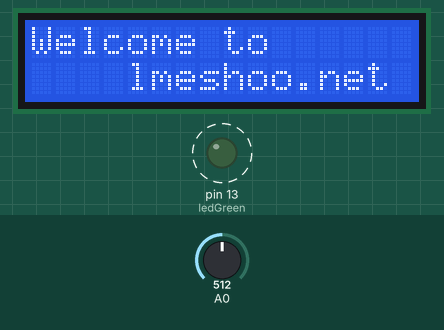
A sketch run on a simulated Arduino Uno, built with avr-gcc and run on an emulated ATmega328P. Parts: 16×2 character LCD, output pins drawn as LEDs (lit = HIGH). Dashed ring = blinking. Inputs (shaded band) come from the test bench; at power-on: A0 = 512. Pins used as bus, display or sensor lines are not drawn; what the sketch prints to the serial monitor is not drawn.

Above: at 2.8 s.
Timing chart, 0 to 130.0 s (numbered marks = the images above):
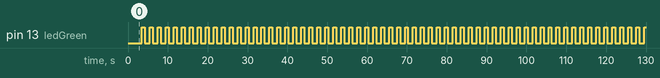

The sketch:

sketch_dec15b.ino
```cpp
// Lini Mestar

// Libraries
#include <LiquidCrystal.h>

unsigned  ledRed = 12;
unsigned ledGreen = 13;
unsigned counter = -1;  // or int
unsigned Byte = 33;

//LCD Setup
LiquidCrystal lcd(12, 11, 5, 4, 3, 2);

void setup(){
   lcd.begin(16, 2);
   pinMode(ledRed,OUTPUT);    // Sets pin12 as an output
   pinMode(ledGreen,OUTPUT);  // Sets pin13 as an output
   Serial.begin(9600);        // not sure, but must
   //Serial.println("Hello blah");
   outputASCII();
   lcd.print("Welcome to");
   lcd.setCursor(4,1);
   lcd.print("lmeshoo.net");
}  //setup
void loop(){
  counter+=1;
  ledLight(ledRed);
  Serial.print(counter);
  sec(counter);
  ledLight(ledGreen);
  anaToVoltConvert();

}  //loop

void sec( int count ){
  if( count > 1 || count < 1)
      Serial.println(" seconds");
  else Serial.println(" second");
}  //sec

void ledLight( unsigned lightPin ){
  digitalWrite(lightPin, HIGH);   // turn the LED on (HIGH is the voltage level)
  delay(750);                     // wait for a second
  digitalWrite(lightPin, LOW);    // turn the LED off by making the voltage LOW
}  //ledLight

void anaToVoltConvert(){
  //read input from analog pin 0:
  unsigned sensorValue = analogRead(A0);
  double voltage = sensorValue*(5.0/1023.0);
  Serial.print("  ");
  Serial.print(voltage);
  Serial.println(" Voltages");
  delay(500);
}  //anaToVoltConvert

void outputASCII(){
  for( unsigned i=Byte; i<93; i++){
      Serial.write(Byte);
      Serial.print(", dec: ");
      Serial.print(Byte);
      Serial.print(", Hex: ");
      Serial.print(Byte, HEX);
      Serial.print(", Oct: ");
      Serial.print(Byte, OCT);
      Serial.print(", Bin: ");
      Serial.println(Byte, BIN);
      Byte++;
  }
}  //outputASCII
```

Measured:
- by itself, pin 13 (ledGreen): alternates HIGH for 0.75 s and LOW for 1.3 s
